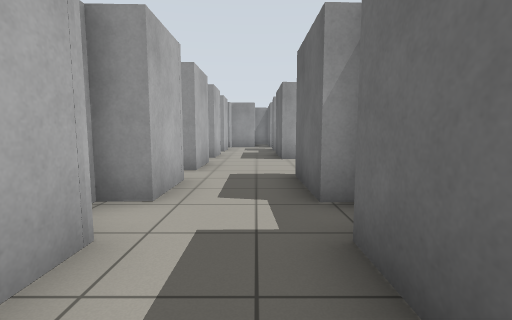
[1] (above)

18 first-person views from a walk through a robot-simulator world made for Gazebo. The camera is 0.94 m above the floor, tilts 6° down and sees 85° across. The floor is counted in squares, 1 m on a side. Each view is taken from the middle of a square. On the plan, view 1 faces up. The plan holds only what a view shows up to about 11 squares ahead; the rest is blank. The place goes on beyond the plan.

[2]
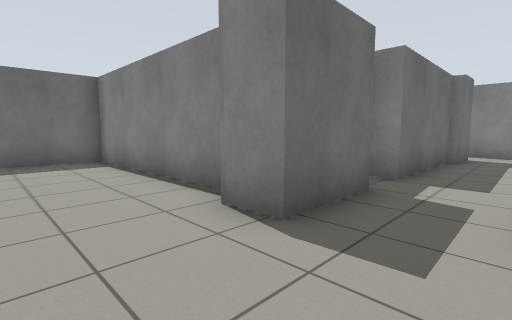

[3]
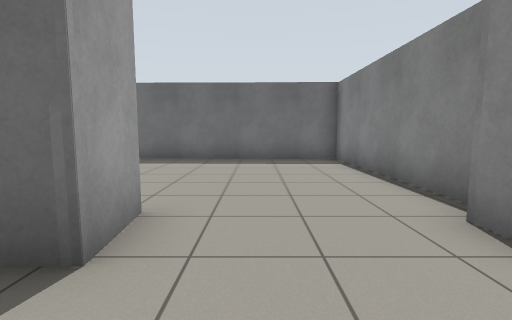

[4]
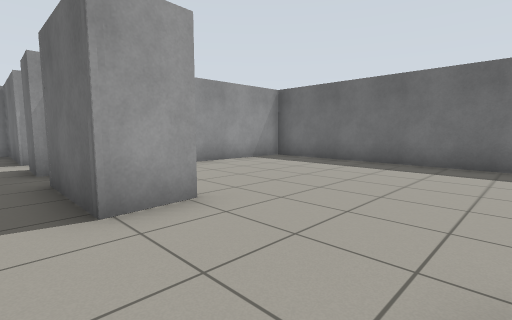

[5]
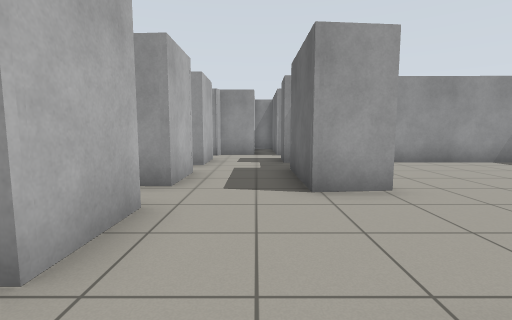

[6]
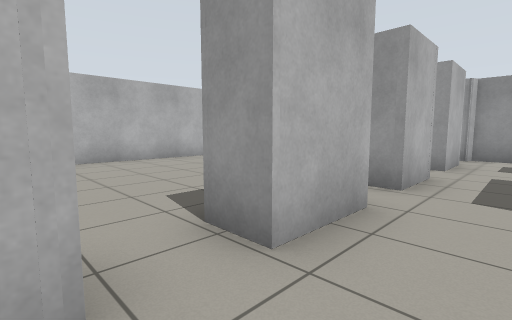

[7]
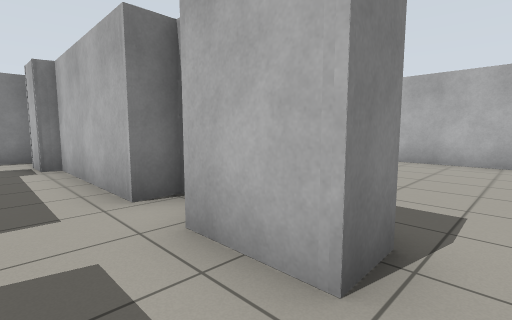

[8]
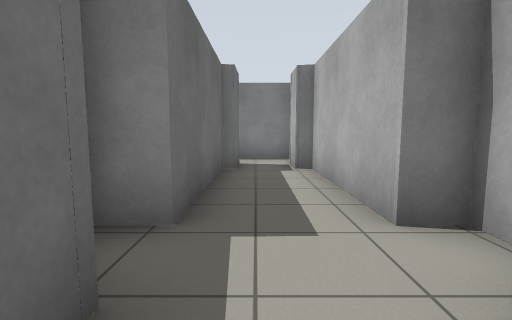

[9]
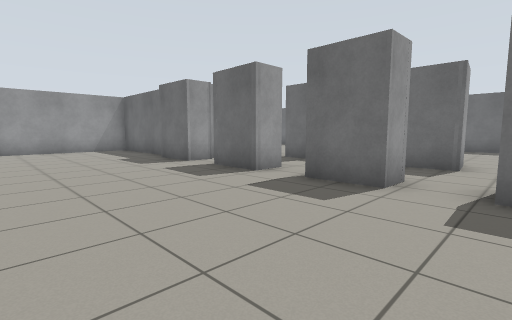

[10]
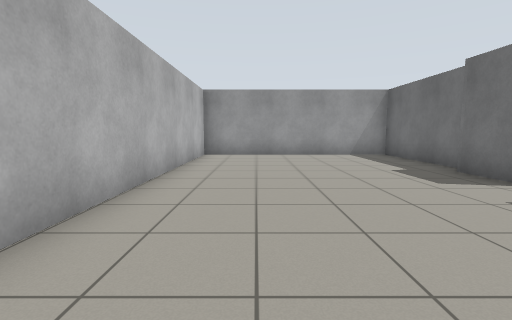

[11]
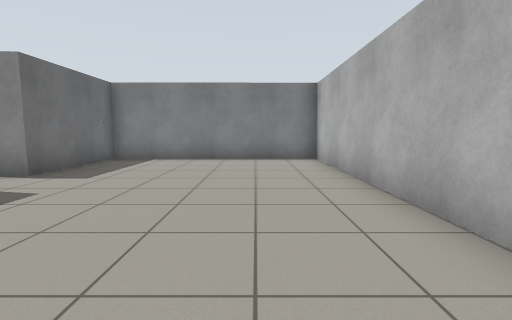

[12]
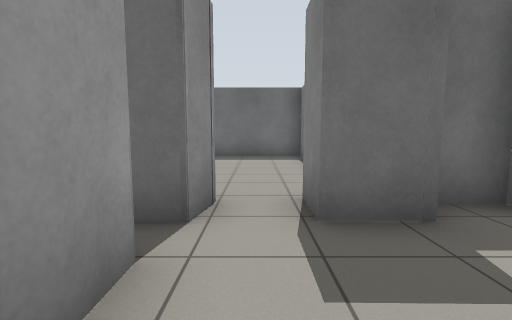

[13]
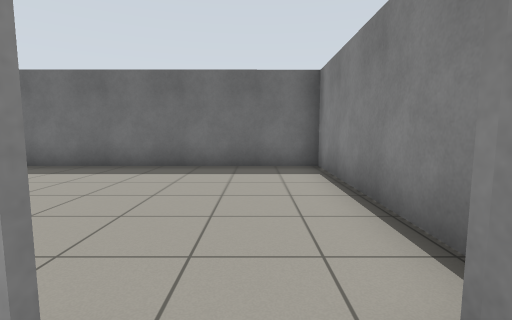

[14]
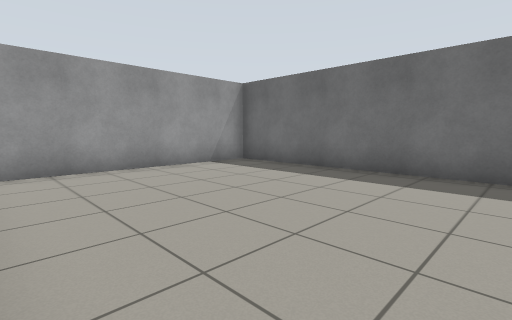

[15]
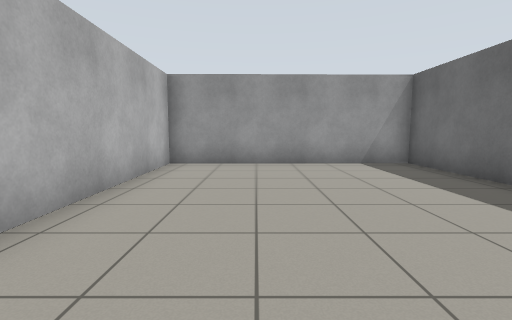

[16]
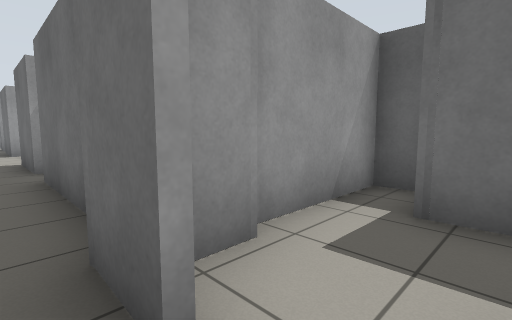

[17]
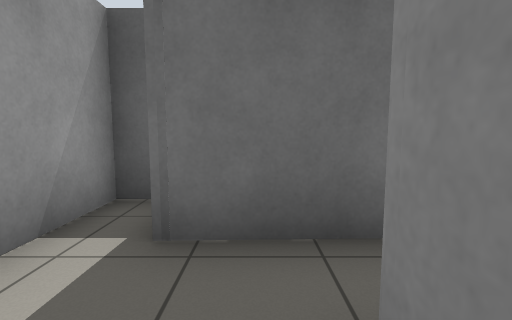

[18]
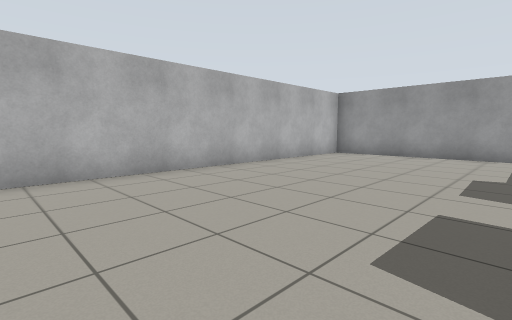

### Floor plan
Points are (right, up) in squares from view 1. A wall is a line through its corners. A room is listed if a view was taken in it or the views show most of it. See-through windows are left out.
Room 1 (views 1, 2, 3, 4, 5, 6, 7, 8, 16, 17)
walls: (2.4, 5.3) (8.4, 5.3) (8.4, 13); (1.4, 3.7) (0.7, 3.7); (0.8, 3.5) (0.8, 5.8) (1.9, 5.8); (2.2, 9.3) (0.8, 9.2); (-1.4, 5.2) (-1.4, 3.7) (-2.1, 3.6) (-2.1, 2.3); (-1.4, 8.4) (-1.4, 6.6); (-1.4, 2.3) (-1.4, -1.8) (-1, -1.9) (-1, -3); (0.8, -1.9) (0.8, 2.4) (1.6, 2.4); (1.8, -2.3) (1, -2.3); (8.5, 13.2) (4.1, 13.3); (0.5, -3.1) (0.5, -1.8); (-1.2, -4.4) (1.9, -4.4)
ways out: opening at (-2, 6) to room 2; opening at (-2, 9) to room 2; opening at (-0.5, 10.5) to room 5; opening at (1.5, -3.5)
Room 2 (views 9, 10, 11, 12, 18)
walls: (-1.4, 9.7) (-2.3, 9.7) (-2.3, 11.3); (-1.4, 12.6) (-2.3, 12.6) (-2.3, 14.4); (-1.4, 6.6) (-2.5, 6.6); (-1.4, 15.6) (-2.3, 15.6) (-2.3, 17.3); (-1.9, 17.9) (-1.9, 21.9) (-9, 21.8) (-9, 1.6) (-2.3, 1.7) (-2.3, 5.2) (-1.4, 5.2)
ways out: opening at (-2, 6) to room 1; opening at (-2, 9) to room 1; opening at (-2, 15) to room 4; opening at (-2, 12) to room 5
Room 3 (views 13, 14, 15)
walls: (1.8, 15.5) (0.9, 15.7); (1.6, 15.6) (0.9, 15.6); (3, 13.4) (8.5, 13.3); (0.9, 14.3) (1.9, 14.3); (8.4, 13) (8.4, 22) (1.5, 22) (1.7, 16.5)
ways out: opening at (1, 15) to room 4
Room 4 (no view inside)
walls: (-1.4, 14.4) (-1.4, 12.6); (0.9, 13.1) (0.9, 14.3); (0, 15.9) (-1.4, 15.9)
ways out: opening at (-2, 15) to room 2; opening at (1, 15) to room 3; opening at (-0.5, 13.5) to room 5
Room 5 (no view inside)
walls: (-1.4, 11.4) (-1.4, 9.7); (0.8, 9.2) (0.9, 11.8); (1.5, 11.8) (1.5, 12.8)
ways out: opening at (-0.5, 10.5) to room 1; opening at (-2, 12) to room 2; opening at (-0.5, 13.5) to room 4

Where each view was taken, in squares from view 1:
view 1: 0 up, 0 right, facing up
view 2: 8 up, 1 left, facing down-right
view 3: 8 up, 1 left, facing right
view 4: 6 up, 0 right, facing up-right
view 5: 5 up, 0 right, facing up
view 6: 5 up, 0 right, facing up-left
view 7: 6 up, 0 right, facing down-left
view 8: 5 up, 0 right, facing down
view 9: 8 up, 7 left, facing up-right
view 10: 11 up, 7 left, facing up
view 11: 11 up, 7 left, facing down
view 12: 15 up, 2 left, facing right
view 13: 15 up, 1 right, facing right
view 14: 15 up, 2 right, facing up-right
view 15: 14 up, 4 right, facing up
view 16: 4 down, 0 right, facing up-right
view 17: 4 down, 1 right, facing right
view 18: 11 up, 3 left, facing up-left
